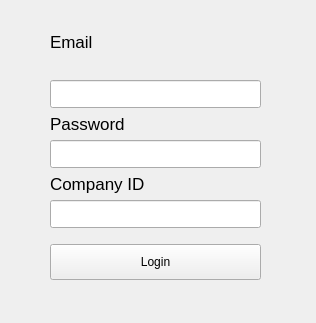
<?xml version="1.0" encoding="UTF-8"?>
<ui version="4.0">
 <class>Login</class>
 <widget class="QMainWindow" name="Login">
  <property name="windowModality">
   <enum>Qt::NonModal</enum>
  </property>
  <property name="geometry">
   <rect>
    <x>0</x>
    <y>0</y>
    <width>316</width>
    <height>323</height>
   </rect>
  </property>
  <property name="font">
   <font>
    <kerning>false</kerning>
   </font>
  </property>
  <property name="contextMenuPolicy">
   <enum>Qt::NoContextMenu</enum>
  </property>
  <property name="windowTitle">
   <string>TimeTracker - Login</string>
  </property>
  <property name="autoFillBackground">
   <bool>true</bool>
  </property>
  <property name="documentMode">
   <bool>false</bool>
  </property>
  <property name="dockNestingEnabled">
   <bool>false</bool>
  </property>
  <property name="unifiedTitleAndToolBarOnMac">
   <bool>true</bool>
  </property>
  <widget class="QWidget" name="centralwidget">
   <widget class="QWidget" name="layoutWidget">
    <property name="geometry">
     <rect>
      <x>50</x>
      <y>10</y>
      <width>211</width>
      <height>270</height>
     </rect>
    </property>
    <layout class="QVBoxLayout" name="verticalLayout_4">
     <item>
      <layout class="QVBoxLayout" name="verticalLayout_3">
       <item>
        <layout class="QVBoxLayout" name="verticalLayout">
         <item>
          <widget class="QLabel" name="label">
           <property name="font">
            <font>
             <pointsize>13</pointsize>
             <kerning>false</kerning>
            </font>
           </property>
           <property name="text">
            <string>Email</string>
           </property>
          </widget>
         </item>
         <item>
          <widget class="QLineEdit" name="email">
           <property name="font">
            <font>
             <pointsize>13</pointsize>
             <kerning>false</kerning>
            </font>
           </property>
          </widget>
         </item>
        </layout>
       </item>
       <item>
        <layout class="QVBoxLayout" name="verticalLayout_2">
         <item>
          <widget class="QLabel" name="label_2">
           <property name="font">
            <font>
             <pointsize>13</pointsize>
             <kerning>false</kerning>
            </font>
           </property>
           <property name="text">
            <string>Password</string>
           </property>
          </widget>
         </item>
         <item>
          <widget class="QLineEdit" name="password">
           <property name="font">
            <font>
             <pointsize>13</pointsize>
             <kerning>false</kerning>
            </font>
           </property>
           <property name="echoMode">
            <enum>QLineEdit::Password</enum>
           </property>
          </widget>
         </item>
         <item>
          <layout class="QVBoxLayout" name="verticalLayout_5">
           <item>
            <widget class="QLabel" name="label_3">
             <property name="font">
              <font>
               <pointsize>13</pointsize>
               <kerning>false</kerning>
              </font>
             </property>
             <property name="text">
              <string>Company ID</string>
             </property>
            </widget>
           </item>
           <item>
            <widget class="QLineEdit" name="company_id">
             <property name="font">
              <font>
               <pointsize>13</pointsize>
               <kerning>false</kerning>
              </font>
             </property>
             <property name="echoMode">
              <enum>QLineEdit::Normal</enum>
             </property>
            </widget>
           </item>
          </layout>
         </item>
        </layout>
       </item>
      </layout>
     </item>
     <item>
      <widget class="QPushButton" name="login">
       <property name="focusPolicy">
        <enum>Qt::NoFocus</enum>
       </property>
       <property name="styleSheet">
        <string notr="true">QPushButton {
	padding: 10px;
	margin-top: 10px;
}</string>
       </property>
       <property name="text">
        <string>Login</string>
       </property>
       <property name="autoDefault">
        <bool>true</bool>
       </property>
      </widget>
     </item>
    </layout>
   </widget>
  </widget>
  <widget class="QMenuBar" name="menubar">
   <property name="geometry">
    <rect>
     <x>0</x>
     <y>0</y>
     <width>316</width>
     <height>23</height>
    </rect>
   </property>
  </widget>
 </widget>
 <resources/>
 <connections/>
</ui>
